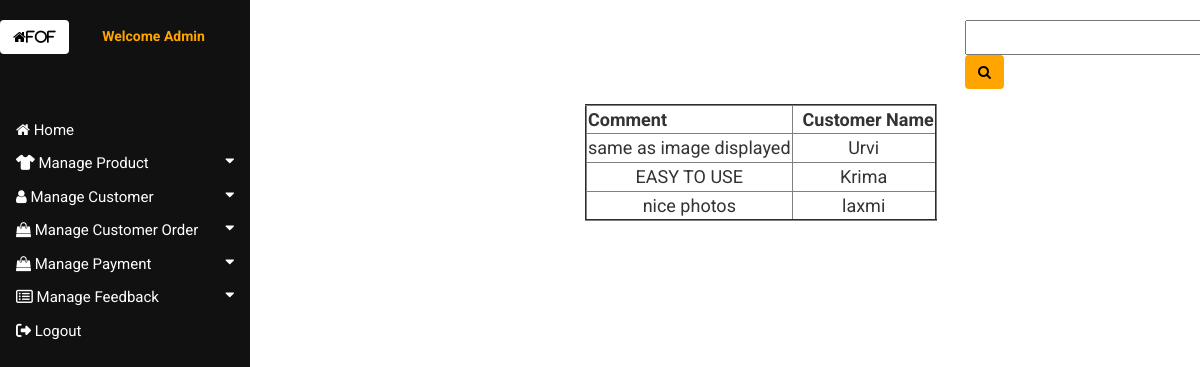
Page /OBMS/Boutique/Feedback_View_Page.php on the committed database.
### tables this page shows
CREATE TABLE `tblfeedback` (
  `id` int(11) NOT NULL,
  `comment` varchar(250) NOT NULL,
  `Customerid` int(11) NOT NULL
);

CREATE TABLE `tblcustomer` (
  `id` int(11) NOT NULL,
  `fname` varchar(20) NOT NULL,
  `lname` varchar(20) NOT NULL,
  `address` varchar(500) NOT NULL,
  `cityid` int(11) NOT NULL,
  `pincode` int(11) NOT NULL,
  `gender` varchar(6) NOT NULL,
  `dob` date NOT NULL,
  `contactno` char(10) NOT NULL,
  `emailid` varchar(30) NOT NULL,
  `password` char(8) NOT NULL,
  `status` varchar(20) NOT NULL,
  `userid` int(11) NOT NULL
);

### OBMS/Boutique/Feedback_View_Page.php (the view, shortened to what this page needs)
<?php include './connection.php';?>
<?php include './sideheader.php';?>
<html>
    <head>
        <head>
    <link href="css/bootstrap.min.css" rel="stylesheet">
    <link href="css/main.css" rel="stylesheet">
    </head>
    <body>
        <div class="main" style="padding-left: 650px;margin-top: 20px">
            <div class="form-group col-md-12">
                <form action="#" method="post">
                    <input type="text" name="search" />
                    <button name="btnSearch" class="btn" style="background-color: orange"><i class="fa fa-search"></i></button>
                </form>
            </div>
        </div>
        <?php
            if(isset($_POST['btnSearch']))
            {
                $search=$_POST['search'];
                $sql="select f.id, f.comment,c.fname
                            from tblfeedback f
                         INNER JOIN tblcustomer c ON
                            f.Customerid=c.id
                         where c.fname='$search'
                        ORDER BY f.id ASC";
                $result= mysqli_query($con, $sql);
                ?>
<form action="#" method="post">
<div class="container" style="padding-left:600px;padding-top:20px;font-size: 18px;width: 1200px">
    <div class="row">
        <table border="2px">
           <tr>
               <th> Comment </th>
               <th style="padding-left: 10px"> Customer Name </th>
           </tr>
           <?php
                if($result->num_rows>0)
                {
                     while($row= mysqli_fetch_array($result))
                        {?>
                <tr>
                                <td> <?php echo $row['comment'];?> </td>
                                <td> <?php echo $row['fname'];?> </td>
                </tr>
                            <?php
                }}?>
                       </table>
                <?php }
                else
                {
    $sql="select f.id, f.comment,c.fname
                            from tblfeedback f
                         INNER JOIN tblcustomer c ON
                            f.Customerid=c.id
                        ORDER BY f.id ASC";
    $qures= mysqli_query($con, $sql);
    ?>
<form action="#" method="post">
<div class="container" style="padding-left:600px;padding-top:20px;font-size: 18px;width: 1200px">
    <div class="row">
        <table border="2px" style="text-align: center;">
           <tr>
               <th> Comment </th>
               <th style="padding-left: 10px"> Customer Name </th>
           </tr>
               <?php
                if($qures->num_rows>0)
                {
                     while($row= mysqli_fetch_array($qures))
                        {?>
                            <tr>
                                <td> <?php echo $row['comment'];?> </td>
                                 <td> <?php echo $row['fname'];?> </td>
                            </tr>
                            <?php
                        }?>
                       </table>
                <?php }
                }
?>
    </div>
</div>
</form>
 </body>
</html>

### OBMS/Boutique/css/main.css (style rules this page uses)
body { font-family: 'Roboto', sans-serif; position: relative; font-weight:400px; }

### OBMS/Boutique/sideheader.php (style rules this page uses)
body { font-family: "Lato", sans-serif; }
.main { margin-left: 300px; font-size: 20px; padding: 0px 10px; }

### rows in the picture
tblfeedback: comment "same as image displayed", Customerid.fname "Urvi"
tblfeedback: comment "EASY TO USE", Customerid.fname "Krima"
tblfeedback: comment "nice photos", Customerid.fname "laxmi"
